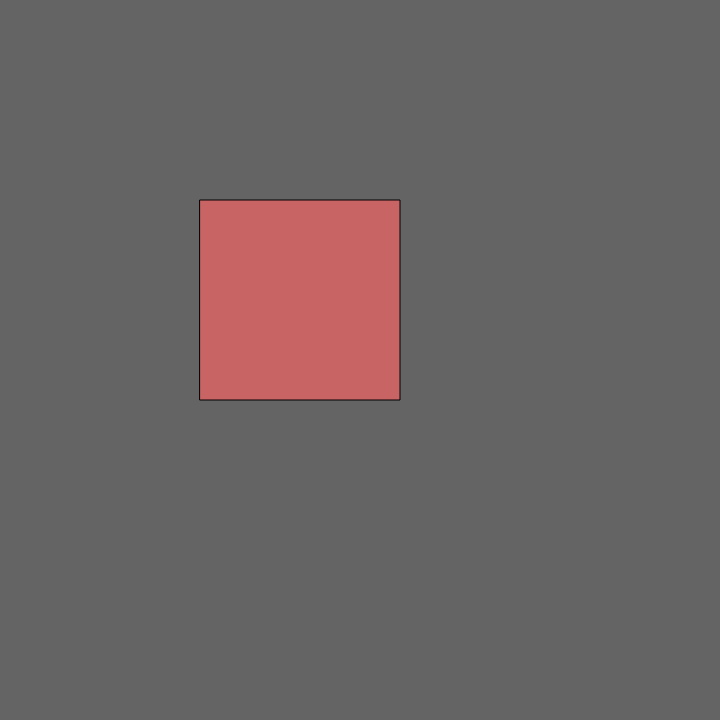
Frame 1 (no input)
Frame 60 (no input): identical to frame 1, image omitted
Frame 120 (the mouse pressed at the canvas centre since frame 60): identical to frame 1, image omitted

The p5.js sketch that drew this single still picture (run headless with seeded random() and noise() and a simulated clock; from frame 60 on, the mouse is pressed at the canvas centre):

// p5.js sketch
// ── sketch.js
// The setup function is called once when the program starts. It initializes the canvas properties such as canvas size, colorMode etc.
function setup(){
    // defines the size of the canvas in pixels, in the browser window.
    createCanvas(720,720);
}

// Unlike the setup function, the draw function constantly executes all the lines of code found within it.
function draw(){
    // This determine the background color of the canvas.
    background(100,100,100);
    // Because this is placed before the rect() method, the fill of the rectangle is determined by this line.
    fill(200,100,100);
    // The first two values are the starting point of the rectangle on the x and y axis. The final two values are the width in the x direction and the length in the y direction.
    rect(200,200,200,200);
}
